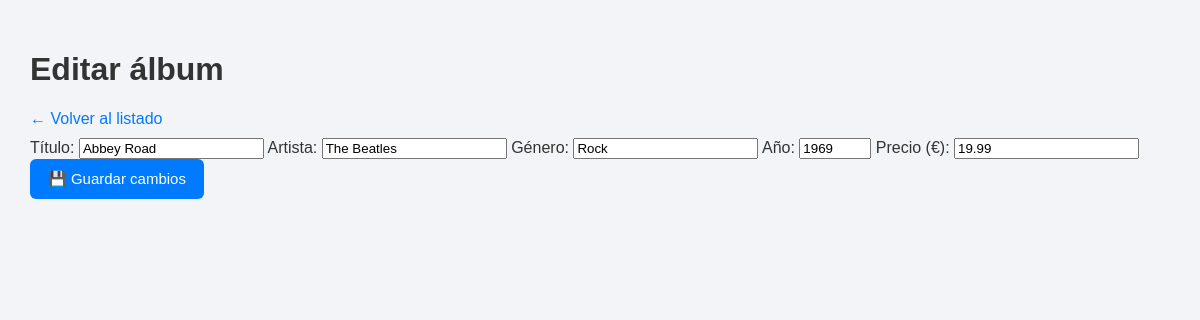
Screenshot of /editar.php?id=1 with the database file from the repository.
### tables this page shows
CREATE TABLE `albunes` (
  `id` int(11) NOT NULL,
  `titulo` varchar(150) NOT NULL,
  `artista` varchar(150) NOT NULL,
  `genero` varchar(100) NOT NULL,
  `anio` int(11) NOT NULL,
  `precio` decimal(10,2) NOT NULL
);

### editar.php (the view, shortened to what this page needs)
<?php
require_once 'conexion.php';
$id = (int) $_GET['id'];
$stmt = $pdo->prepare("
    SELECT id, titulo, artista, genero, anio, precio
    FROM albunes
    WHERE id = :id
");
$stmt->execute([
    ':id' => $id
]);
$album = $stmt->fetch(PDO::FETCH_ASSOC);
?>
<!DOCTYPE html>
<html lang="es">
<head>
    <link rel="stylesheet" href="css/style.css">
</head>
<body>
<div class="contenedor">
    <h1> Editar álbum</h1>
    <a href="index.php" class="volver">
        ← Volver al listado
    </a>
    <form
        action="editar.php?id=<?= $id ?>"
        method="POST"
    >
        <label for="titulo">
            Título:
        </label>
        <input
            type="text"
            id="titulo"
            name="titulo"
            value="<?= htmlspecialchars($album['titulo']) ?>"
            required
        >
        <label for="artista">
            Artista:
        </label>
        <input
            type="text"
            id="artista"
            name="artista"
            value="<?= htmlspecialchars($album['artista']) ?>"
            required
        >
        <label for="genero">
            Género:
        </label>
        <input
            type="text"
            id="genero"
            name="genero"
            value="<?= htmlspecialchars($album['genero']) ?>"
            required
        >
        <label for="anio">
            Año:
        </label>
        <input
            type="number"
            id="anio"
            name="anio"
            min="1900"
            max="<?= date('Y') ?>"
            value="<?= htmlspecialchars($album['anio']) ?>"
            required
        >
        <label for="precio">
            Precio (€):
        </label>
        <input
            type="number"
            id="precio"
            name="precio"
            min="0"
            step="0.01"
            value="<?= htmlspecialchars($album['precio']) ?>"
            required
        >
        <button type="submit">
            💾 Guardar cambios
        </button>
    </form>
</div>
</body>
</html>

### css/style.css (style rules this page uses)
* { box-sizing: border-box; }
body { margin: 0; padding: 30px; font-family: Arial, sans-serif; background-color: #f2f4f7; color: #333; }
.contenedor { max-width: 1200px; margin: 0 auto; }
.boton-crear, button { background-color: #007bff; color: white; text-decoration: none; border: none; border-radius: 6px; padding: 11px 18px; cursor: pointer; font-size: 15px; }
.volver { display: inline-block; margin-bottom: 10px; color: #007bff; text-decoration: none; }

### rows the page displays
albunes: titulo "Abbey Road", artista "The Beatles", genero "Rock", anio "1969", precio "19.99"
